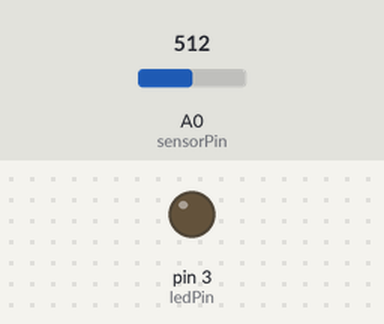
Bench run of a sketch on a simulated Arduino Uno, built with avr-gcc and run on an emulated ATmega328P. Parts: output pins drawn as LEDs (lit = HIGH). Inputs (shaded band) come from the test bench; at power-on: A0 (sensorPin) = 512.

Above: at 1.2 s.
1.3 s: A0 (sensorPin) set to 216
2.8 s: A0 (sensorPin) set to 187
At 3.3 s:
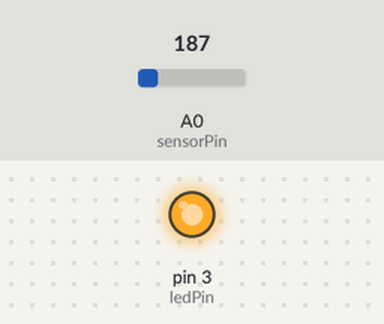
4.3 s: A0 (sensorPin) set to 210
At 5.5 s:
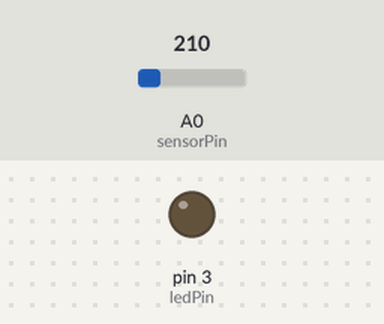
5.8 s: A0 (sensorPin) set to 190
At 6.8 s:
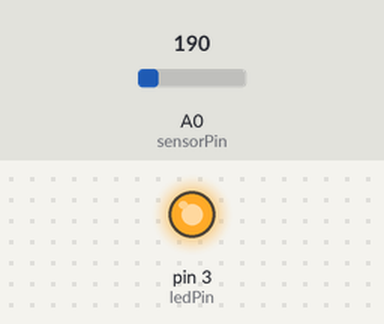
Timing chart, 0 to 8.3 s (numbered marks = the images above; inputs shaded):
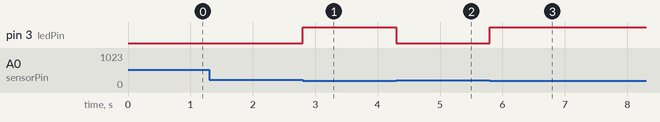

Measured:
- the behaviour switches between 200 and 199 on A0 (sensorPin) (found by bisection; images 0 and 1)
- after the input at 1.3 s, every drawn part: stays the same
- after the input at 2.8 s, pin 3 (ledPin): LOW → HIGH at once
- after the input at 4.3 s, pin 3 (ledPin): HIGH → LOW at once
- after the input at 5.8 s, pin 3 (ledPin): LOW → HIGH at once

The sketch:

SF3_Challenge.ino
```cpp
/*
SF-3 Challenge: Create a night light

Turn off the LED when there is light
Turn on the LED when it is dark

*/

const int sensorPin = A0;       // Analog Input Pin
const int ledPin = 3;           // Output Pin

int sensorValue = 0;

void setup() {

  Serial.begin(9600);       // Setting the baud rate.
  pinMode(3, OUTPUT);
}

void loop() {

  sensorValue = analogRead(A0);
  if (sensorValue < 200) { // To change the point at which the light turns on change this value.
    digitalWrite(3, HIGH);
  }
  else {
    digitalWrite(3,LOW);}
}
```
